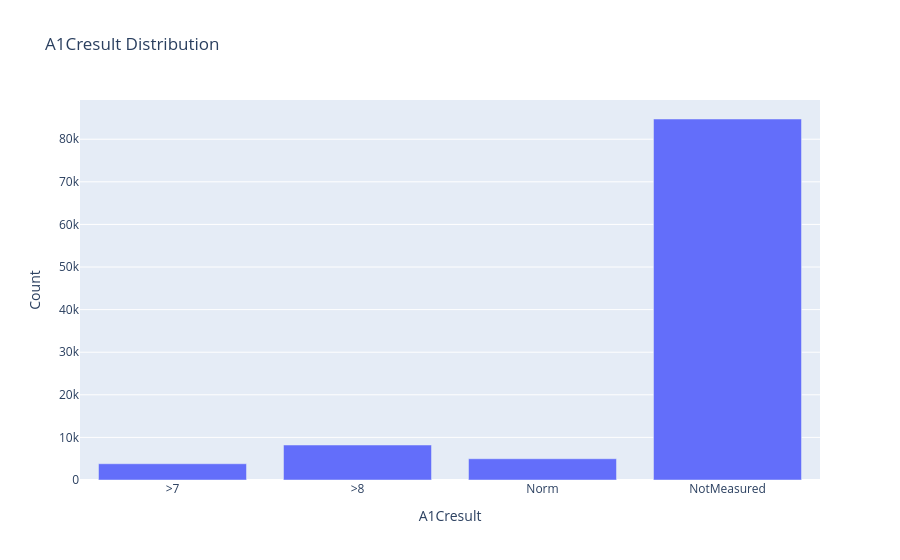

Notebook cell for this chart:
### Code cell
fig = px.bar(df["A1Cresult"].value_counts().reset_index().sort_values(by="A1Cresult"), x="A1Cresult", y="count", title="A1Cresult Distribution")
fig.update_layout(xaxis_title="A1Cresult",
                  yaxis_title="Count")
fig.show()

### Figure 1 — Plotly figure (JSON) as saved in the notebook; plotly's stock layout.template omitted (floating-point values rounded to 4 significant figures)
{"data": [{"alignmentgroup": "True", "hovertemplate": "A1Cresult=%{x}<br>count=%{y}<extra></extra>", "legendgroup": "", "marker": {"color": "#636efa", "pattern": {"shape": ""}}, "name": "", "offsetgroup": "", "orientation": "v", "showlegend": false, "textposition": "auto", "type": "bar", "x": [">7", ">8", "Norm", "NotMeasured"], "xaxis": "x", "y": [3812, 8216, 4990, 84748], "yaxis": "y"}], "layout": {"autosize": true, "barmode": "relative", "legend": {"tracegroupgap": 0}, "title": {"text": "A1Cresult Distribution"}, "xaxis": {"anchor": "y", "autorange": true, "domain": [0, 1], "range": [-0.5, 3.5], "title": {"text": "A1Cresult"}, "type": "category"}, "yaxis": {"anchor": "x", "autorange": true, "domain": [0, 1], "range": [0, 89210.0], "title": {"text": "Count"}, "type": "linear"}}}
